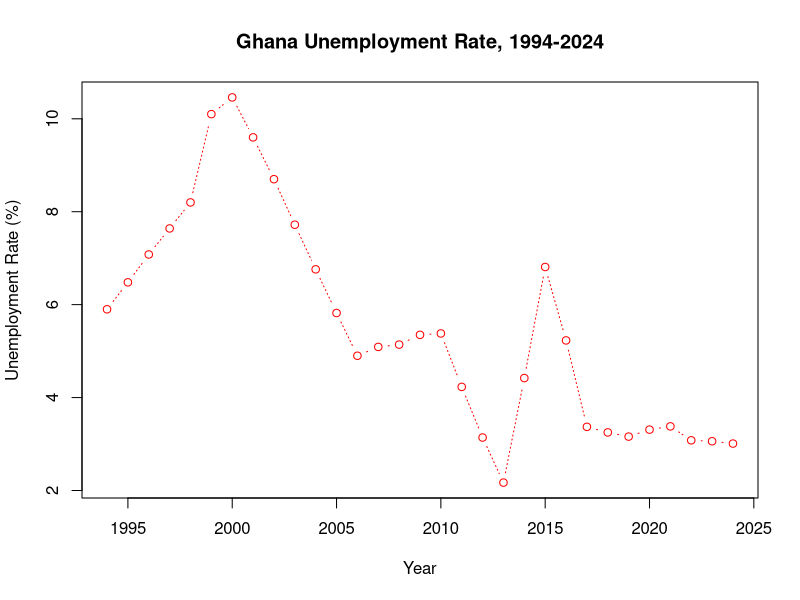
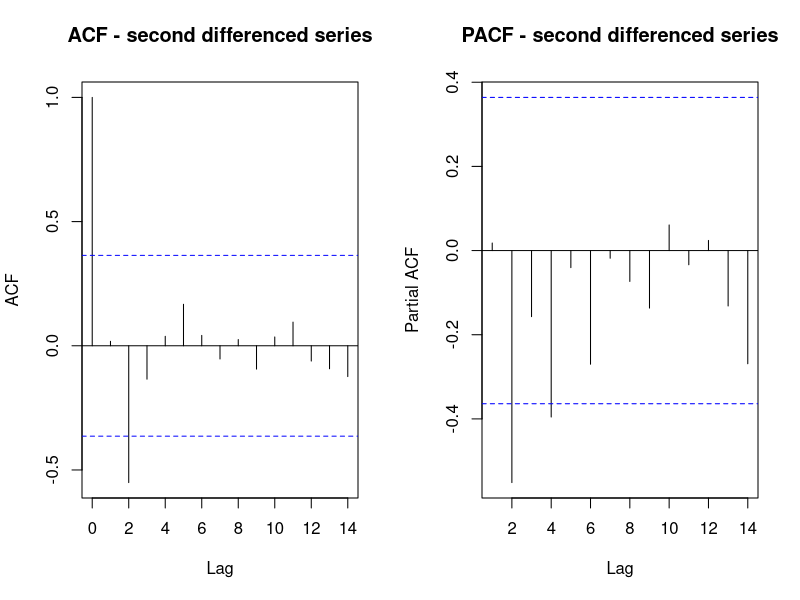
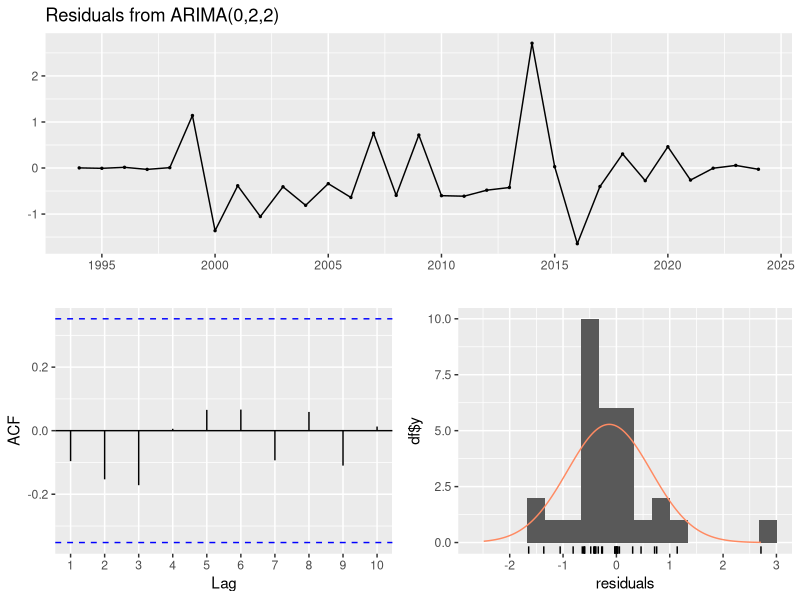
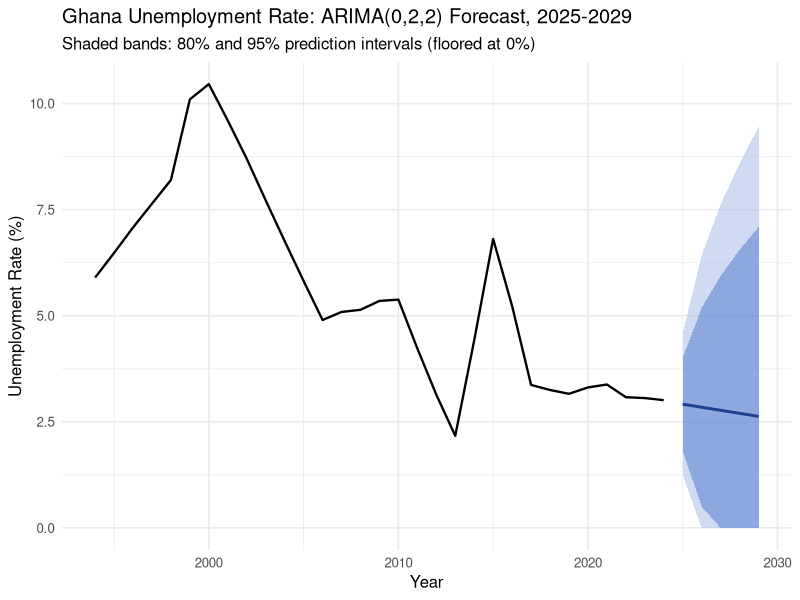

Generate these figures, in order, with R:
# ==============================================================================
# Statistical Analysis of Unemployment Trends in Ghana (1994-2024)
# Regression + Box-Jenkins ARIMA forecasting
# Author: Asare Bernard Odarno
# ==============================================================================
# Run from the project root:  Rscript analysis.R
# Required packages: tseries, forecast, car, lmtest, ggplot2

suppressPackageStartupMessages({
  library(tseries)   # adf.test
  library(forecast)  # Arima, forecast, checkresiduals
  library(car)       # vif
  library(lmtest)    # dwtest
  library(ggplot2)
})

dir.create("figures", showWarnings = FALSE)
dir.create("outputs", showWarnings = FALSE)

# ---- 1. Load data ------------------------------------------------------------
# Rates in the CSV are decimals (0.059 = 5.9%). The ARIMA series is modelled in
# percent, so the unemployment column is multiplied by 100 for that part only.
data <- read.csv("data/ghana_unemployment_1994_2024.csv")
stopifnot(nrow(data) == 31)

# ---- 2. Descriptive statistics (Table 4.1) ------------------------------------
desc <- data.frame(
  Variable = names(data)[-1],
  N    = nrow(data),
  Mean = sapply(data[-1], mean),
  SD   = sapply(data[-1], sd),
  row.names = NULL
)
print(desc)
write.csv(desc, "outputs/table_4.1_descriptive_statistics.csv", row.names = FALSE)

# ---- 3. Multiple regression (Tables 4.2 - 4.6) --------------------------------
fit <- lm(Unemployment_Rate ~ GDP_Growth + Inflation_Rate +
            Population + Population_Growth_Rate, data = data)
print(summary(fit))
cat("\nVIF:\n");  print(vif(fit))
cat("\nDurbin-Watson:\n"); print(dwtest(fit))
capture.output(summary(fit), vif(fit), dwtest(fit),
               file = "outputs/regression_results.txt")

# ---- 4. Time series and stationarity (Tables 4.8 - 4.10) ----------------------
vv.ts <- ts(data$Unemployment_Rate * 100, start = 1994, frequency = 1)

png("figures/fig_4.1_unemployment_time_series.png", width = 1600, height = 800, res = 200)
plot(vv.ts, type = "b", lty = 3, pch = 1, col = "red",
     main = "Ghana Unemployment Rate, 1994-2024",
     xlab = "Year", ylab = "Unemployment Rate (%)")
dev.off()

cat("\nADF - level:\n");             print(adf.test(vv.ts))
vv.diff <- diff(vv.ts)
cat("\nADF - first difference:\n");  print(adf.test(vv.diff))
vv.diff2 <- diff(vv.ts, differences = 2)
cat("\nADF - second difference:\n"); print(adf.test(vv.diff2))

# ---- 5. Model identification (Figure 4.2) -------------------------------------
png("figures/fig_4.2_acf_pacf.png", width = 1800, height = 800, res = 200)
par(mfrow = c(1, 2))
acf(vv.diff2,  main = "ACF - second differenced series")
pacf(vv.diff2, main = "PACF - second differenced series")
dev.off()

# ---- 6. Model comparison (Table 4.11) -----------------------------------------
orders <- list(c(0,2,1), c(0,2,2), c(1,2,1), c(1,2,2))
models <- lapply(orders, function(o) Arima(vv.ts, order = o))
comparison <- data.frame(
  Model = sapply(orders, function(o) sprintf("ARIMA(%d,%d,%d)", o[1], o[2], o[3])),
  AIC = sapply(models, AIC),
  BIC = sapply(models, BIC)
)
print(comparison)
write.csv(comparison, "outputs/table_4.11_model_comparison.csv", row.names = FALSE)

# ---- 7. Selected model and diagnostics (Tables 4.12 - 4.14) -------------------
best_model <- Arima(vv.ts, order = c(0, 2, 2))
print(summary(best_model))

# Ljung-Box as reported by checkresiduals(): lag 6, df 4
print(Box.test(residuals(best_model), lag = 6, type = "Ljung-Box", fitdf = 2))

png("figures/fig_4.3_residual_diagnostics.png", width = 1800, height = 1200, res = 200)
checkresiduals(best_model)
dev.off()

# ---- 8. Forecast 2025-2029 (Table 4.15, Figure 4.4) ---------------------------
fc <- forecast(best_model, h = 5)
print(fc)

fc_table <- data.frame(
  Year = 2025:2029,
  Point_Forecast = as.numeric(fc$mean),
  Lower_80 = fc$lower[, 1], Upper_80 = fc$upper[, 1],
  Lower_95 = fc$lower[, 2], Upper_95 = fc$upper[, 2]
)
write.csv(fc_table, "outputs/table_4.15_forecast_2025_2029.csv", row.names = FALSE)

# Improved forecast plot: labelled axis; unemployment cannot be negative, so the
# displayed intervals are floored at 0 (the table keeps the raw model values).
hist_df <- data.frame(Year = 1994:2024, Rate = as.numeric(vv.ts))
fc_plot <- transform(fc_table,
  Lower_80 = pmax(Lower_80, 0), Lower_95 = pmax(Lower_95, 0))

p <- ggplot() +
  geom_ribbon(data = fc_plot, aes(Year, ymin = Lower_95, ymax = Upper_95),
              fill = "#9db7e8", alpha = 0.5) +
  geom_ribbon(data = fc_plot, aes(Year, ymin = Lower_80, ymax = Upper_80),
              fill = "#4a76c9", alpha = 0.5) +
  geom_line(data = hist_df, aes(Year, Rate), linewidth = 0.8) +
  geom_line(data = fc_plot, aes(Year, Point_Forecast), colour = "#1f3f8f", linewidth = 1) +
  labs(title = "Ghana Unemployment Rate: ARIMA(0,2,2) Forecast, 2025-2029",
       subtitle = "Shaded bands: 80% and 95% prediction intervals (floored at 0%)",
       x = "Year", y = "Unemployment Rate (%)") +
  theme_minimal(base_size = 12)
ggsave("figures/fig_4.4_arima_forecast.png", p, width = 8, height = 4.5, dpi = 200)

cat("\nDone. Tables in outputs/, figures in figures/.\n")
